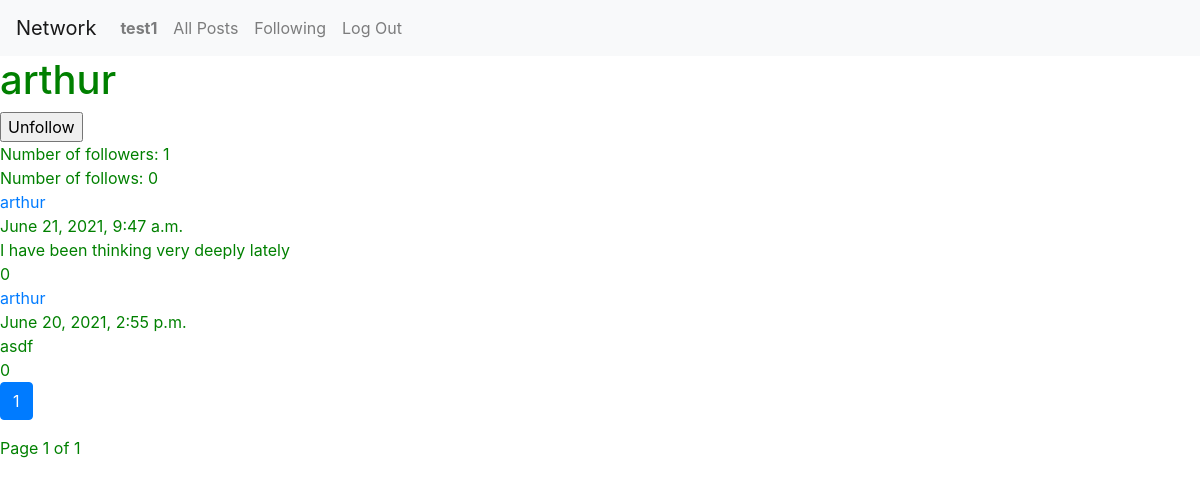
Screenshot of /user-profile/1/1 (signed in) with the database file from the repository.
### network/models.py (models this page shows)
class User(AbstractUser):
    follows = models.ManyToManyField(
        "User",
        blank=True,
        related_name="followers"
    )

class Post(models.Model):
    user = models.ForeignKey(
        User,
        on_delete=CASCADE, related_name="posts")
    text = models.CharField(
        max_length=1000,
        verbose_name="Post:"
    )
    likes = models.ManyToManyField(
        User,
        blank=True,
        related_name="likedPosts"
    )
    date = models.DateTimeField(
        verbose_name="Published:",
        auto_now_add=True,
        blank=True
    )

### network/views.py (the view)
# urls.py: path("user-profile/<int:user_id>",views.user_profile, name="user-profile"),
def user_profile(request, user_id, page_num=1):
    try:
        user = User.objects.get(pk=user_id)
    except ObjectDoesNotExist:
        return HttpResponseRedirect(reverse("index"))
    posts = user.posts.all().order_by("-date")
    if request.user and request.user != user:
        try:
            request.user.follows.get(pk=user.id)
        except ObjectDoesNotExist:
            action = "Follow"
        else:
            action = "Unfollow"
    else:
        action = False
    return render(request, "network/user-profile.html", {
        "profile_user": user,
        "posts": Paginator(posts, 10).page(page_num),
        "action": action,
    })

### network/templates/network/user-profile.html (shortened to what this page needs)
{% extends "network/layout.html" %}
{% block body %}
    <div class="profile-cont">
      <div class="user-cont">
        <div class="title">
          <h1>{{profile_user.username}}</h1>
          {% if user.is_authenticated and action%}
            <form action="{% url 'follow' profile_user.id %}" method="post">
              <input type="submit" value="{{action}}" name="action" class="follow-btn">
            </form>
          {% endif %}
        </div>
        <div class="followers">Number of followers: {{profile_user.followers.count}}</div>
        <div class="follows">Number of follows: {{profile_user.follows.count}}</div>
      </div>
        {%include "network/posts.html"%}
    </div>
{% endblock %}

### network/templates/network/layout.html (shortened to what this page needs)
{% load static %}
<!DOCTYPE html>
<html lang="en">
    <head>
        <link rel="stylesheet" href="https://stackpath.bootstrapcdn.com/bootstrap/4.4.1/css/bootstrap.min.css">
        <link href="{% static 'network/styles.css' %}" rel="stylesheet">
    </head>
    <body>
        <nav class="navbar navbar-expand-lg navbar-light bg-light">
            <a class="navbar-brand" href="#">Network</a>
            <div>
              <ul class="navbar-nav mr-auto">
                {% if user.is_authenticated %}
                    <li class="nav-item">
                        <a class="nav-link" href="{% url 'user-profile' user.id%}"><strong>{{ user.username }}</strong></a>
                    </li>
                {% endif %}
                <li class="nav-item">
                  <a class="nav-link" href="{% url 'all-posts' %}">All Posts</a>
                </li>
                {% if user.is_authenticated %}
                    <li class="nav-item">
                        <a class="nav-link" href="{% url 'following-posts' %}">Following</a>
                    </li>
                    <li class="nav-item">
                        <a class="nav-link" href="{% url 'logout' %}">Log Out</a>
                    </li>
                {% endif %}
              </ul>
            </div>
          </nav>
        <div class="body">
            {% block body %}
            {% endblock %}
        </div>
    </body>
</html>

### network/templates/network/posts.html (shortened to what this page needs)
<div class="posts-cont">
  {% for post in posts.object_list %}
  <div class="post-cont">
    <a href="{% url 'user-profile' post.user.id%}" class="user">{{post.user}}</a>
    <div class="date">{{post.date}}</div>
    <div class="text">{{post.text}}</div>
    <div class="likes">{{post.likes.count}}</div>
  </div>
  {% empty %}
    <h1>There are no posts</h1>
  {% endfor %}
  <nav aria-label="Page navigation" >
    <ul class="pagination">
      {% for page_num in posts.paginator.page_range %}
        {% if page_num == posts.number %}
          <li class="page-item active">
            <a href="{{request.path}}" class="page-link">{{page_num}}</a>
          </li>
        {% else %}
          <li class="page-item">
            <a href="{{request.path}}/{{page_num}}" class="page-link">{{page_num}}</a>
          </li>
        {% endif %}
      {% endfor %}
    </ul>
    <span class="current">
      Page {{posts.number}} of {{posts.paginator.num_pages}}
    </span>
  </nav>
</div>

### network/static/network/styles.css (style rules this page uses)
body { color: green; }

### rows the page displays
User: username "test1"
User: username "arthur", followers.count "1", follows.count "0"
Post: user "arthur", date "June 21, 2021, 9:47 a.m.", text "I have been thinking very deeply lately", likes.count "0"
Post: user "arthur", date "June 20, 2021, 2:55 p.m.", text "asdf", likes.count "0"

### other values shown
{{ page_num }} "1"
{{ posts.number }} "1"
{{ posts.paginator.num_pages }} "1"
